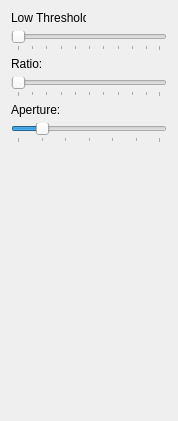
             <widget class="QWidget" name="scrollAreaWidgetContents">
              <property name="geometry">
               <rect>
                <x>0</x>
                <y>0</y>
                <width>178</width>
                <height>421</height>
               </rect>
              </property>
              <layout class="QVBoxLayout" name="verticalLayout_7">
               <item>
                <layout class="QVBoxLayout" name="verticalLayout_6">
                 <item>
                  <layout class="QHBoxLayout" name="horizontalLayout_5">
                   <item>
                    <widget class="QLabel" name="labelLowThreshold">
                     <property name="sizePolicy">
                      <sizepolicy hsizetype="Fixed" vsizetype="Preferred">
                       <horstretch>0</horstretch>
                       <verstretch>0</verstretch>
                      </sizepolicy>
                     </property>
                     <property name="minimumSize">
                      <size>
                       <width>75</width>
                       <height>0</height>
                      </size>
                     </property>
                     <property name="maximumSize">
                      <size>
                       <width>75</width>
                       <height>16777215</height>
                      </size>
                     </property>
                     <property name="text">
                      <string>Low Threshold: </string>
                     </property>
                    </widget>
                   </item>
                   <item>
                    <widget class="QLabel" name="labelLowThresholdValue">
                     <property name="text">
                      <string/>
                     </property>
                    </widget>
                   </item>
                  </layout>
                 </item>
                 <item>
                  <widget class="QSlider" name="horizontalSliderLowThreshold">
                   <property name="minimum">
                    <number>1</number>
                   </property>
                   <property name="maximum">
                    <number>100</number>
                   </property>
                   <property name="orientation">
                    <enum>Qt::Horizontal</enum>
                   </property>
                   <property name="tickPosition">
                    <enum>QSlider::TicksBelow</enum>
                   </property>
                   <property name="tickInterval">
                    <number>10</number>
                   </property>
                  </widget>
                 </item>
                </layout>
               </item>
               <item>
                <layout class="QVBoxLayout" name="verticalLayout_8">
                 <item>
                  <layout class="QHBoxLayout" name="horizontalLayout_6">
                   <item>
                    <widget class="QLabel" name="labelRatio">
                     <property name="sizePolicy">
                      <sizepolicy hsizetype="Fixed" vsizetype="Preferred">
                       <horstretch>0</horstretch>
                       <verstretch>0</verstretch>
                      </sizepolicy>
                     </property>
                     <property name="minimumSize">
                      <size>
                       <width>50</width>
                       <height>0</height>
                      </size>
                     </property>
                     <property name="maximumSize">
                      <size>
                       <width>50</width>
                       <height>16777215</height>
                      </size>
                     </property>
                     <property name="text">
                      <string>Ratio: </string>
                     </property>
                    </widget>
                   </item>
                   <item>
                    <widget class="QLabel" name="labelRatioValue">
                     <property name="text">
                      <string/>
                     </property>
                    </widget>
                   </item>
                  </layout>
                 </item>
                 <item>
                  <widget class="QSlider" name="horizontalSliderRatio">
                   <property name="minimum">
                    <number>1</number>
                   </property>
                   <property name="maximum">
                    <number>100</number>
                   </property>
                   <property name="orientation">
                    <enum>Qt::Horizontal</enum>
                   </property>
                   <property name="tickPosition">
                    <enum>QSlider::TicksBelow</enum>
                   </property>
                   <property name="tickInterval">
                    <number>10</number>
                   </property>
                  </widget>
                 </item>
                </layout>
               </item>
               <item>
                <layout class="QVBoxLayout" name="verticalLayout_9">
                 <item>
                  <layout class="QHBoxLayout" name="horizontalLayout_7">
                   <item>
                    <widget class="QLabel" name="labelAperture_2">
                     <property name="sizePolicy">
                      <sizepolicy hsizetype="Fixed" vsizetype="Preferred">
                       <horstretch>0</horstretch>
                       <verstretch>0</verstretch>
                      </sizepolicy>
                     </property>
                     <property name="minimumSize">
                      <size>
                       <width>50</width>
                       <height>0</height>
                      </size>
                     </property>
                     <property name="maximumSize">
                      <size>
                       <width>50</width>
                       <height>16777215</height>
                      </size>
                     </property>
                     <property name="text">
                      <string>Aperture: </string>
                     </property>
                    </widget>
                   </item>
                   <item>
                    <widget class="QLabel" name="labelApertureValue_2">
                     <property name="text">
                      <string/>
                     </property>
                    </widget>
                   </item>
                  </layout>
                 </item>
                 <item>
                  <widget class="QSlider" name="horizontalSliderAperture_2">
                   <property name="enabled">
                    <bool>true</bool>
                   </property>
                   <property name="minimum">
                    <number>3</number>
                   </property>
                   <property name="maximum">
                    <number>15</number>
                   </property>
                   <property name="singleStep">
                    <number>2</number>
                   </property>
                   <property name="pageStep">
                    <number>2</number>
                   </property>
                   <property name="value">
                    <number>5</number>
                   </property>
                   <property name="tracking">
                    <bool>false</bool>
                   </property>
                   <property name="orientation">
                    <enum>Qt::Horizontal</enum>
                   </property>
                   <property name="tickPosition">
                    <enum>QSlider::TicksBelow</enum>
                   </property>
                   <property name="tickInterval">
                    <number>2</number>
                   </property>
                  </widget>
                 </item>
                </layout>
               </item>
               <item>
                <spacer name="verticalSpacer_3">
                 <property name="orientation">
                  <enum>Qt::Vertical</enum>
                 </property>
                 <property name="sizeHint" stdset="0">
                  <size>
                   <width>20</width>
                   <height>218</height>
                  </size>
                 </property>
                </spacer>
               </item>
              </layout>
             </widget>
